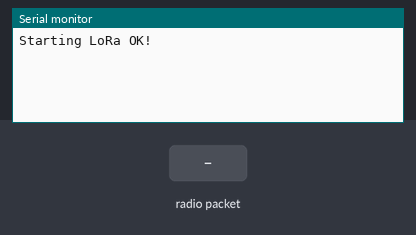
The sketch below on a simulated ESP32. Parts: the last lines printed to the serial monitor. Inputs (shaded band) come from the test bench. No radio packets arrive unless stated.

Above: at 1.2 s.
1.3 s: radio packet "1" arrives
At 2.1 s:
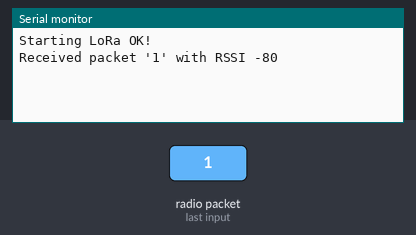
2.8 s: radio packet "0" arrives
At 3.2 s:
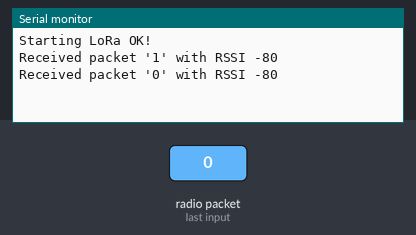
4.3 s: radio packet "2" arrives
At 5.6 s:
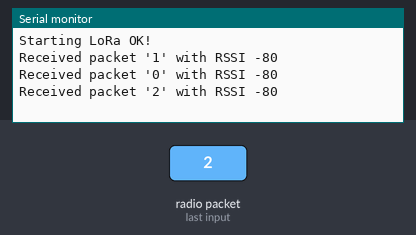

The sketch:

esp32.HT.LoRa.receiver.sync.word.190110.ino
```cpp
#include <SPI.h>
#include <LoRa.h>

#define SCK     5    // GPIO5  -- SX127x's SCK
#define MISO    19   // GPIO19 -- SX127x's MISO
#define MOSI    27   // GPIO27 -- SX127x's MOSI
#define SS      18   // GPIO18 -- SX127x's CS
#define RST     14   // GPIO14 -- SX127x's RESET
#define DI0     26   // GPIO26 -- SX127x's IRQ(Interrupt Request)

#define freq    434E6  //you can set band here directly,e.g. 868E6,915E6
int  sf=8;
int sb=125E3;       // set the signal bandwidth; 125KHz,[250KHz,500Kz]

void setup() {
  Serial.begin(9600);
   Serial.println();
  SPI.begin(SCK,MISO,MOSI,SS);
  LoRa.setPins(SS,RST,DI0);
  if (!LoRa.begin(434000E3)) {  // 434E6
    Serial.println("Starting LoRa failed!");
    while (1);
  }
  Serial.println("Starting LoRa OK!");
  LoRa.setSpreadingFactor(sf); // 8
  LoRa.setSignalBandwidth(125E3);   // 125E3
  LoRa.setSyncWord(0xF3);  // sender 0xF3
}

void loop() {
  // try to parse packet
  int packetSize = LoRa.parsePacket();
  if (packetSize) {
    // received a packet
    Serial.print("Received packet '");

    // read packet
    while (LoRa.available()) {
      Serial.print((char)LoRa.read());
    }

    // print RSSI of packet
    Serial.print("' with RSSI ");
    Serial.println(LoRa.packetRssi());
  }
}
```

Measured:
- after the input at 1.3 s, the serial monitor: prints a new line at once (image 1)
- after the input at 2.8 s, the serial monitor: prints a new line at once (image 2)
- after the input at 4.3 s, the serial monitor: prints a new line at once (image 3)
